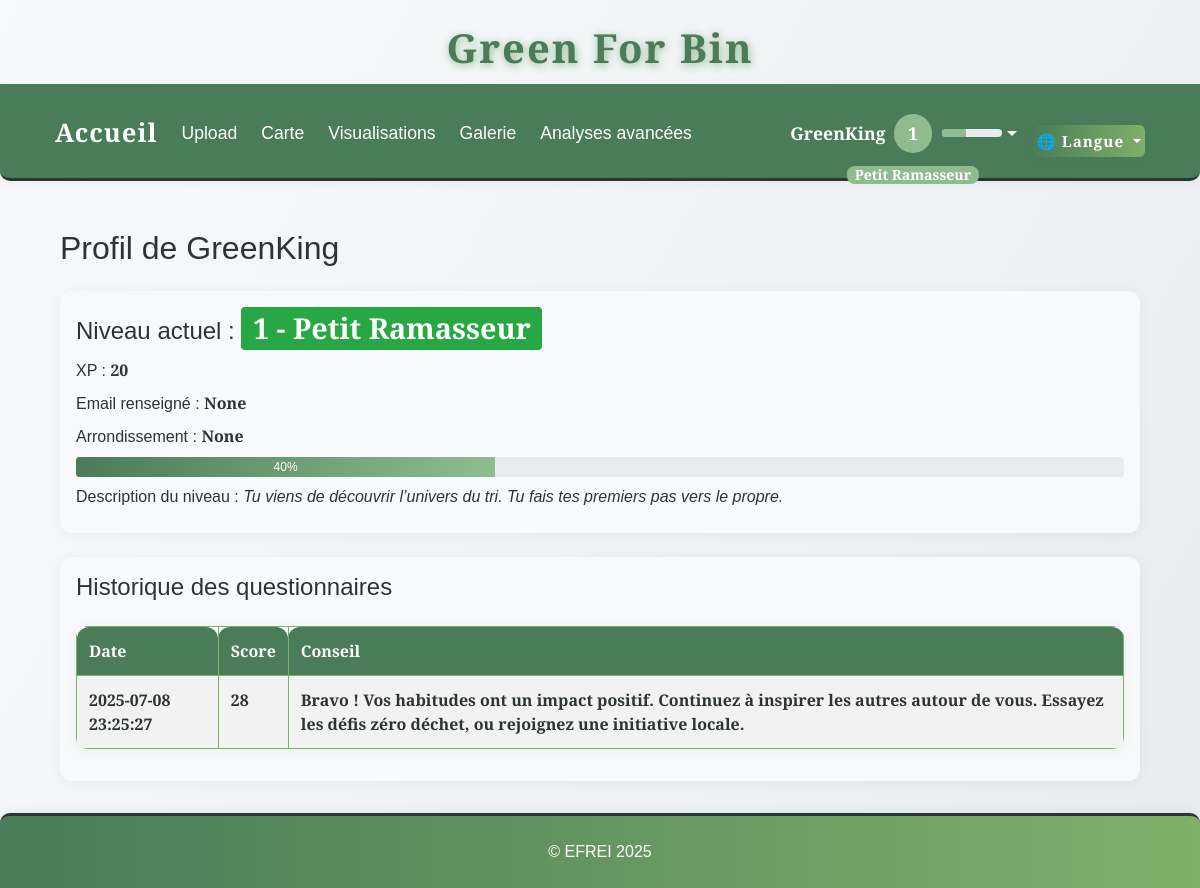
The page /profil (signed in) on the database its author committed.
### tables this page shows
CREATE TABLE users (
                id INTEGER PRIMARY KEY AUTOINCREMENT,
                username TEXT UNIQUE NOT NULL,
                password_hash TEXT NOT NULL,
                email TEXT,
                arrondissement TEXT,
                role TEXT NOT NULL DEFAULT 'user',
                created_at TEXT NOT NULL,
                last_login TEXT,
                xp INTEGER DEFAULT 0
            );

CREATE TABLE user_eco_analysis (
                id INTEGER PRIMARY KEY AUTOINCREMENT,
                user_id INTEGER NOT NULL,
                date_filled TEXT NOT NULL,
                score INTEGER NOT NULL,
                details TEXT,
                FOREIGN KEY(user_id) REFERENCES users(id)
            );

### app.py (the view, shortened to what this page needs)
@app.route('/profil', methods=['GET', 'POST'])
@login_required
def profil():
    user_id = session.get('user_id')
    if not user_id:
        flash(_('Vous devez être connecté pour accéder à votre profil.'), 'error')
        return redirect(url_for('login'))
    arrondissements = []
    arr_file = os.path.join('static', 'data', 'arrondissements.geojson')
    try:
        with open(arr_file, encoding='utf-8') as f:
            arr_geo = json.load(f)
        for feature in arr_geo['features']:
            arr_name = feature['properties'].get('nom', feature['properties'].get('l_ar'))
            arrondissements.append(arr_name)
        arrondissements = sorted(arrondissements)
    except Exception as e:
        print(f"[PROFIL] Erreur chargement arrondissements: {e}")
        arrondissements = []
    with sqlite3.connect(DB_PATH) as conn:
        c = conn.cursor()
        c.execute("SELECT xp, email, arrondissement FROM users WHERE id = ?", (user_id,))
        row = c.fetchone()
        if row:
            xp, email, arrondissement = row
        else:
            xp, email, arrondissement = 0, '', ''
    level = get_user_level(xp)
    history = []
    with sqlite3.connect(DB_PATH) as conn:
        c = conn.cursor()
        c.execute("SELECT score, date_filled FROM user_eco_analysis WHERE user_id = ? ORDER BY date_filled DESC", (user_id,))
        rows = c.fetchall()
        for score, date_filled in rows:
            if score >= 24:
                advice = _('Bravo ! Vos habitudes ont un impact positif. Continuez à inspirer les autres autour de vous. Essayez les défis zéro déchet, ou rejoignez une initiative locale.')
            elif score >= 18:
                advice = _('Vous avez de très bons réflexes. Pour progresser : essayez le compostage ou limitez les emballages.')
            elif score >= 12:
                advice = _('Vous êtes conscient·e de l’enjeu. Triez systématiquement, renseignez-vous sur les points de collecte.')
            else:
                advice = _("Pas de panique ! Commencez par des gestes simples comme trier ou acheter en vrac. Chaque geste compte !")
            history.append({
                'date': date_filled,
                'score': score,
                'advice': advice
            })
    return render_template('profil.html', level=level, history=history, email=email, arrondissement=arrondissement, arrondissements=arrondissements)

### app.py (called while the page is built)
def get_locale():
    return session.get('lang', request.accept_languages.best_match(['en', 'fr']))

@app.context_processor
def inject_locale():
    return dict(get_locale=get_locale)

@app.context_processor
def inject_user_level():
    def user_level():
        if 'user_id' in session:
            try:
                with sqlite3.connect(DB_PATH) as conn:
                    c = conn.cursor()
                    c.execute("SELECT xp FROM users WHERE id = ?", (session['user_id'],))
                    row = c.fetchone()
                    xp = row[0] if row and row[0] is not None else 0
                return get_user_level(xp)
            except Exception as e:
                print(f"[USER LEVEL] {e}")
        return get_user_level(0)
    return dict(user_level=user_level)

def login_required(f):
    @wraps(f)
    def decorated_function(*args, **kwargs):
        if 'user_id' not in session:
            flash(_('Vous devez être connecté pour accéder à cette page.'), 'error')
            return redirect(url_for('login'))
        return f(*args, **kwargs)
    return decorated_function

### templates/profil.html (shortened to what this page needs)
{% extends "base.html" %}
{% block content %}
<div class="container mt-4">
    <h2 class="mb-4">{{ _('Profil de') }} {{ session.get('username') }}</h2>
    <div class="card mb-4 p-3">
        <h4>{{ _('Niveau actuel') }} : <span class="badge badge-success" style="font-size:1.2em;">{{ level.level }} - {{ _(level.title) }}</span></h4>
        <div class="mb-2">{{ _('XP') }} : <strong>{{ level.xp }}</strong></div>
        <div class="mb-2">{{ _('Email renseigné') }} : <strong>{{ email }}</strong></div>
        <div class="mb-2">{{ _('Arrondissement') }} : <strong>{{ arrondissement }}</strong></div>
        <div class="progress mb-2" style="height: 20px;">
            <div class="progress-bar bg-success" role="progressbar" style="width: {{ level.progress }}%;" aria-valuenow="{{ level.progress }}" aria-valuemin="0" aria-valuemax="100">{{ level.progress }}%</div>
        </div>
        <div class="mb-2">{{ _('Description du niveau') }} : <em>{{ _(level.desc) }}</em></div>
    </div>
    <div class="card p-3">
        <h4>{{ _('Historique des questionnaires') }}</h4>
        {% if history %}
        <table class="table table-striped mt-3">
            <thead>
                <tr>
                    <th>{{ _('Date') }}</th>
                    <th>{{ _('Score') }}</th>
                    <th>{{ _('Conseil') }}</th>
                </tr>
            </thead>
            <tbody>
                {% for entry in history %}
                <tr>
                    <td>{{ entry.date }}</td>
                    <td>{{ entry.score }}</td>
                    <td>{{ entry.advice }}</td>
                </tr>
                {% endfor %}
            </tbody>
        </table>
        {% else %}
        <div class="alert alert-info mt-3">{{ _('Aucun questionnaire rempli pour le moment.') }}</div>
        {% endif %}
    </div>
</div>
{% endblock %}

### templates/base.html (shortened to what this page needs)
<!DOCTYPE html>
<html lang="{{ get_locale() }}">
<head>
    <link href="https://cdn.jsdelivr.net/npm/bootstrap@5.3.0/dist/css/bootstrap.min.css" rel="stylesheet">
    <link href="https://cdn.jsdelivr.net/npm/bootstrap@4.6.2/dist/css/bootstrap.min.css" rel="stylesheet">
    <link href="{{ url_for('static', filename='css/style.css') }}" rel="stylesheet">
    <link href="{{ url_for('static', filename='css/greenforbin.css') }}" rel="stylesheet">
</head>
<body>
    <header>
        <h1>{{ _('Green For Bin') }}</h1>
        <nav class="navbar navbar-expand-lg navbar-dark bg-dark">
            <div class="container-fluid">
                <a class="navbar-brand" href="{{ url_for('about') }}">{{ _('Accueil') }}</a>
                <div class="collapse navbar-collapse" id="navbarNav">
                    <ul class="navbar-nav">
                        <li class="nav-item">
                            <a class="nav-link" href="{{ url_for('upload') }}">{{ _('Upload') }}</a>
                        </li>
                        <li class="nav-item">
                            <a class="nav-link" href="{{ url_for('map_view') }}">{{ _('Carte') }}</a>
                        </li>
                        <li class="nav-item">
                            <a class="nav-link" href="{{ url_for('stats') }}">{{ _('Visualisations') }}</a>
                        </li>
                        <li class="nav-item">
                            <a class="nav-link" href="{{ url_for('gallery') }}">{{ _('Galerie') }}</a>
                        </li>
                        <li class="nav-item">
                            <a class="nav-link" href="{{ url_for('analyses_avancees') }}">{{ _('Analyses avancées') }}</a>
                        </li>
                    </ul>
                    <ul class="navbar-nav ml-auto" style="margin-left:auto;">
                    <div class="d-flex align-items-center ml-auto" style="margin-left:auto;">
                        {% if session.get('user_id') %}
                            <li class="nav-item dropdown">
                                <a class="nav-link dropdown-toggle d-flex align-items-center" href="#" id="userDropdown" role="button" data-toggle="dropdown" aria-haspopup="true" aria-expanded="false" style="font-weight:bold; color: var(--cream) !important;">
                                    {{ session.get('username') }}
                                    {% set lvl = user_level() %}
                                    <span class="badge badge-pill ml-2" style="background: #8fbc8f; color: #fff; font-size: 1em; min-width:2.2em; height:2.2em; display:flex; align-items:center; justify-content:center; border-radius:50%; position:relative;">
                                        {{ lvl.level }}
                                        <span style="position:absolute; bottom:-2.2em; left:50%; transform:translateX(-50%); font-size:0.8em; color:#fff; white-space:nowrap; background:#8fbc8f; border-radius:8px; padding:2px 8px;">{{ _(lvl.title) }}</span>
                                    </span>
                                    <div style="width:60px; height:8px; background:#e9ecef; border-radius:4px; margin-left:10px; overflow:hidden; position:relative;">
                                        <div style="width:{{ lvl.progress }}%; height:100%; background:#8fbc8f;"></div>
                                    </div>
                                </a>
                            </li>
                        {% endif %}
                    </ul>
                        <form class="form-inline" method="get" action="#" id="langDropdownForm" style="margin:0; padding:0;">
                            <div class="dropdown lang-switch" style="font-size:0.95rem;">
                                <button class="btn btn-outline-light dropdown-toggle p-1" type="button" id="langDropdown" data-toggle="dropdown" aria-haspopup="true" aria-expanded="false" style="font-size:0.95rem; min-width:90px; height:32px; line-height:1.1; padding:2px 10px;">
                                    {% if get_locale() == 'fr' %}🇫🇷 Français{% elif get_locale() == 'en' %}🇬🇧 English{% else %}🌐 Langue{% endif %}
                                </button>
                            </div>
                        </form>
                    </div>
                </div>
        </nav>
    </header>
    <div class="container mt-4">
        {% block content %}{% endblock %}
    </div>
    <footer class="footer-efrei mt-auto py-3">
        <div class="container text-center">
            <span>&copy; EFREI 2025</span>
        </div>
    </footer>
</body>
</html>

### static/css/style.css (style rules this page uses)
:root { --primary-green: #4a7c59; --light-green: #7fb069; --sage-green: #8fbc8f; --cream: #fefefe; --warm-white: #f8f9fa; --soft-gray: #e9ecef; --charcoal: #2d3436; --text-primary: #2d3436; --text-secondary: #636e72; --radius: 2.5rem; --shadow: 0 4px 24px rgba(44, 124, 89, 0.10); --transition: all 0.3s cubic-bezier(.4,0,.2,1); --green-dark: var(--primary-green); --green: var(--light-green); --green-light: var(--sage-green); --beige: var(--cream); --white: var(--cream); --black: var(--charcoal); }
html, body { height: 100%; margin: 0; padding: 0; }
body { display: flex; flex-direction: column; min-height: 100vh; }
.container.mt-4 { flex: 1 0 auto; }
.navbar { background: linear-gradient(90deg, var(--primary-green) 0%, var(--light-green) 100%); border-radius: 0 0 var(--radius) var(--radius); box-shadow: var(--shadow); padding: 1.5rem 2.5rem 1.2rem 2.5rem; display: flex; justify-content: center; align-items: center; gap: 2rem; position: sticky; top: 0; z-index: 1000; }
.nav-link { color: var(--cream); font-family: 'Inter', 'Franklin Gothic Medium', 'Arial Narrow', Arial, sans-serif, sans-serif; font-size: 1.1rem; font-weight: 500; padding: 0.5rem 1.2rem; border-radius: 2rem; transition: var(--transition); position: relative; }
.btn { background: var(--primary-green); color: var(--cream); border: none; border-radius: 2rem; font-family: 'Inter', Arial, sans-serif; font-weight: 600; padding: 0.9rem 2.2rem; font-size: 1.1rem; box-shadow: 0 2px 8px rgba(44, 124, 89, 0.08); transition: var(--transition); cursor: pointer; margin-top: 1rem; letter-spacing: 1px; }
.card { background: var(--white); border-radius: var(--radius); box-shadow: var(--shadow); padding: 2rem 1.5rem; margin-bottom: 2rem; transition: var(--transition); position: relative; overflow: hidden; }
.footer-efrei { width: 100%; background: linear-gradient(90deg, var(--primary-green) 0%, var(--light-green) 100%); color: var(--cream); border-top: 3px solid var(--charcoal); box-shadow: 0 -2px 8px rgba(44, 124, 89, 0.08); font-family: 'Quercus Serif', 'Montserrat', 'Quicksand', Arial, sans-serif !important; font-weight: 500; flex-shrink: 0; }
.footer-efrei .container { padding-top: 8px; padding-bottom: 8px; }

### static/css/greenforbin.css (style rules this page uses)
:root { --primary-green: #4a7c59; --light-green: #7fb069; --sage-green: #8fbc8f; --cream: #fefefe; --warm-white: #f8f9fa; --soft-gray: #e9ecef; --charcoal: #2d3436; --text-primary: #2d3436; --text-secondary: #636e72; }
body { background: linear-gradient(135deg, var(--cream) 0%, var(--light-green) 100%); color: var(--text-primary); font-family: 'Segoe UI', 'Roboto', Arial, sans-serif; min-height: 100vh; }
header h1 { color: var(--primary-green); font-weight: bold; letter-spacing: 2px; text-shadow: 1px 2px 8px var(--sage-green); }
.navbar, .navbar-brand, .nav-link { background: var(--primary-green) !important; color: var(--cream) !important; font-weight: 500; border-radius: 0 0 10px 10px; }
.card { border-radius: 16px; box-shadow: 0 4px 24px 0 rgba(79, 124, 89, 0.10); border: none; background: var(--warm-white); }
.table { background: var(--warm-white); border-radius: 10px; overflow: hidden; }
th { background: var(--primary-green); color: var(--cream); }
td, th { border: 1px solid var(--light-green) !important; }
.progress-bar { background: linear-gradient(90deg, var(--primary-green) 0%, var(--sage-green) 100%); }
footer { background: var(--primary-green); color: var(--cream); text-align: center; padding: 12px 0; border-radius: 10px 10px 0 0; margin-top: 40px; }

### rows shown on the page
users: get "GreenKing"
user_eco_analysis: date "2025-07-08 23:25:27", score "28", advice "Bravo ! Vos habitudes ont un impact positif. Continuez à inspirer les autres autour de vous. Essayez les défis zéro déchet, ou rejoignez une initiative locale."

### other values the page prints
{{ lvl.level }} "1"
{{ level.level }} "1"
{{ level.xp }} "20"
{{ email }} "None"
{{ arrondissement }} "None"
{{ level.progress }} "40"
